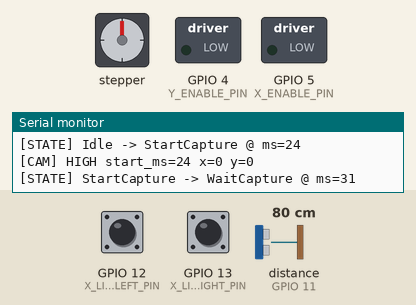
The sketch below on a simulated ESP32-S3. Parts: stepper motor, switched loads named in the sketch (green lamp = pin HIGH), the last lines printed to the serial monitor. Wiring (from diagram.json): ultrasonic range finder: trigger GPIO 10; echo GPIO 11. The test bench sets the inputs (shaded band); at power-on: GPIO 12 (X_LIMIT_LEFT_PIN) HIGH, GPIO 13 (X_LIMIT_RIGHT_PIN) HIGH, distance to the obstacle (sensor on GPIO 11) 80 cm. The echo pulse lasts 58.3 µs per cm; stepper angles assume 200 steps per turn; pins used as bus, display or sensor lines are not drawn.

Above: at 0.1 s.
At 0.8 s:
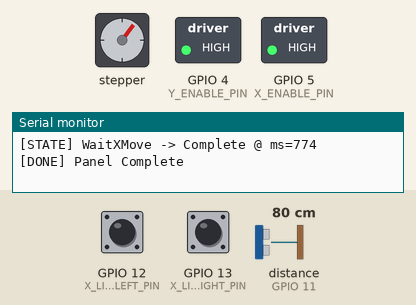
Timing chart, 0 to 2.3 s (numbered marks = the images above):
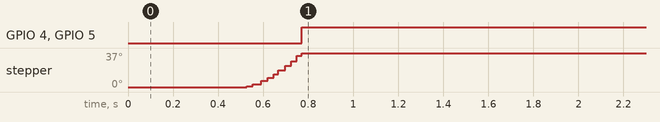

Measured:
- by itself, GPIO 4 (Y_ENABLE_PIN), GPIO 5 (X_ENABLE_PIN): LOW → HIGH at 0.77 s
- by itself, stepper: turns 37° clockwise in 0.24 s

The sketch:

sketch.ino
```cpp
#include <Arduino.h>
#include "robot_controller.h"

void setup() {
  RobotController::begin();
}

void loop() {
  RobotController::update();
}
```

robot_controller.cpp
```cpp
#include "robot_controller.h"

#include <AccelStepper.h>

#include "robot_config.h"

namespace RobotController {

namespace {

enum class AfterCaptureAction : uint8_t {
  MoveX,
  MoveY,
  Complete
};

enum class UltrasonicState : uint8_t {
  Idle,
  TriggerHigh,
  WaitEchoRise,
  WaitEchoFall
};

AccelStepper xStepper(AccelStepper::DRIVER, RobotConfig::X_STEP_PIN,
                      RobotConfig::X_DIR_PIN);
AccelStepper yStepper(AccelStepper::DRIVER, RobotConfig::Y_STEP_PIN,
                      RobotConfig::Y_DIR_PIN);

ScanState currentState = ScanState::Idle;
AfterCaptureAction afterCaptureAction = AfterCaptureAction::MoveX;

bool scanToRight = true;
bool xBoundaryHitDuringMove = false;
bool panelCompleteAnnounced = false;
bool cameraHigh = false;

uint32_t captureStartMs = 0;

UltrasonicState ultrasonicState = UltrasonicState::Idle;
uint32_t ultrasonicLastPollMs = 0;
uint32_t trigHighStartUs = 0;
uint32_t echoWaitStartUs = 0;
uint32_t echoRiseUs = 0;

float lastDistanceCm = -1.0F;
bool panelGapDetected = false;
uint8_t panelGapConsecutiveReadings = 0;

const __FlashStringHelper* stateToText(const ScanState state) {
  switch (state) {
    case ScanState::Idle:
      return F("Idle");
    case ScanState::StartCapture:
      return F("StartCapture");
    case ScanState::WaitCapture:
      return F("WaitCapture");
    case ScanState::WaitXMove:
      return F("WaitXMove");
    case ScanState::WaitYMove:
      return F("WaitYMove");
    case ScanState::Complete:
      return F("Complete");
    case ScanState::Fault:
      return F("Fault");
    default:
      return F("Unknown");
  }
}

void changeState(const ScanState nextState) {
  if (currentState == nextState) {
    return;
  }
  Serial.print(F("[STATE] "));
  Serial.print(stateToText(currentState));
  Serial.print(F(" -> "));
  Serial.print(stateToText(nextState));
  Serial.print(F(" @ ms="));
  Serial.println(millis());
  currentState = nextState;
}

void setMotorEnabled(const bool enabled) {
  const uint8_t signal = RobotConfig::DRIVER_ENABLE_ACTIVE_LOW
                             ? (enabled ? LOW : HIGH)
                             : (enabled ? HIGH : LOW);

  digitalWrite(RobotConfig::X_ENABLE_PIN, signal);
  digitalWrite(RobotConfig::Y_ENABLE_PIN, signal);
}

bool isLeftLimitPressed() {
  const bool rawPressed = digitalRead(RobotConfig::X_LIMIT_LEFT_PIN) == HIGH;
  return RobotConfig::LIMIT_SWITCH_ACTIVE_LOW ? !rawPressed : rawPressed;
}

bool isRightLimitPressed() {
  const bool rawPressed = digitalRead(RobotConfig::X_LIMIT_RIGHT_PIN) == HIGH;
  return RobotConfig::LIMIT_SWITCH_ACTIVE_LOW ? !rawPressed : rawPressed;
}

void stopAndComplete() {
  xStepper.stop();
  yStepper.stop();
  setMotorEnabled(false);

  digitalWrite(RobotConfig::CAMERA_TRIGGER_PIN, LOW);
  cameraHigh = false;

  changeState(ScanState::Complete);

  if (!panelCompleteAnnounced) {
    panelCompleteAnnounced = true;
    Serial.println(F("[DONE] Panel Complete"));
  }
}

void scheduleCapture(const AfterCaptureAction nextAction) {
  afterCaptureAction = nextAction;
  changeState(ScanState::StartCapture);
}

void prepareXMove() {
  if (panelGapDetected) {
    scheduleCapture(AfterCaptureAction::Complete);
    return;
  }

  xBoundaryHitDuringMove = false;

  const long signedStep = scanToRight ? RobotConfig::STEP_DISTANCE_X
                                      : -RobotConfig::STEP_DISTANCE_X;
  const long moveStep = RobotConfig::INVERT_X_DIRECTION ? -signedStep : signedStep;
  const long target = xStepper.currentPosition() + moveStep;

  xStepper.moveTo(target);

  Serial.print(F("[MOVE-X] dir="));
  Serial.print(scanToRight ? F("RIGHT") : F("LEFT"));
  Serial.print(F(" current="));
  Serial.print(xStepper.currentPosition());
  Serial.print(F(" target="));
  Serial.println(target);

  changeState(ScanState::WaitXMove);
}

void prepareYMove() {
  if (panelGapDetected) {
    scheduleCapture(AfterCaptureAction::Complete);
    return;
  }

  const long signedStep = RobotConfig::STEP_DISTANCE_Y;
  const long moveStep = RobotConfig::INVERT_Y_DIRECTION ? -signedStep : signedStep;
  const long target = yStepper.currentPosition() + moveStep;

  yStepper.moveTo(target);

  Serial.print(F("[MOVE-Y] current="));
  Serial.print(yStepper.currentPosition());
  Serial.print(F(" target="));
  Serial.println(target);

  changeState(ScanState::WaitYMove);
}

void updateUltrasonic() {
  const uint32_t nowMs = millis();
  const uint32_t nowUs = micros();

  switch (ultrasonicState) {
    case UltrasonicState::Idle:
      if (nowMs - ultrasonicLastPollMs >= RobotConfig::ULTRASONIC_POLL_INTERVAL_MS) {
        digitalWrite(RobotConfig::ULTRASONIC_TRIG_PIN, HIGH);
        trigHighStartUs = nowUs;
        ultrasonicState = UltrasonicState::TriggerHigh;
      }
      break;

    case UltrasonicState::TriggerHigh:
      if (nowUs - trigHighStartUs >= 10U) {
        digitalWrite(RobotConfig::ULTRASONIC_TRIG_PIN, LOW);
        echoWaitStartUs = nowUs;
        ultrasonicState = UltrasonicState::WaitEchoRise;
      }
      break;

    case UltrasonicState::WaitEchoRise:
      if (digitalRead(RobotConfig::ULTRASONIC_ECHO_PIN) == HIGH) {
        echoRiseUs = nowUs;
        ultrasonicState = UltrasonicState::WaitEchoFall;
      } else if (nowUs - echoWaitStartUs >= RobotConfig::ULTRASONIC_TIMEOUT_US) {
        ultrasonicState = UltrasonicState::Idle;
        ultrasonicLastPollMs = nowMs;
        Serial.println(F("[SENSOR] Ultrasonic timeout waiting for echo rise"));
      }
      break;

    case UltrasonicState::WaitEchoFall:
      if (digitalRead(RobotConfig::ULTRASONIC_ECHO_PIN) == LOW) {
        const uint32_t pulseUs = nowUs - echoRiseUs;
        lastDistanceCm = static_cast<float>(pulseUs) / 58.0F;
        const bool currentGap = lastDistanceCm > RobotConfig::PANEL_GAP_THRESHOLD_CM;

        if (currentGap) {
          if (panelGapConsecutiveReadings < 255U) {
            ++panelGapConsecutiveReadings;
          }
        } else {
          panelGapConsecutiveReadings = 0;
        }

        panelGapDetected = panelGapConsecutiveReadings >= RobotConfig::PANEL_GAP_CONFIRM_READINGS;

        Serial.print(F("[SENSOR] distance_cm="));
        Serial.print(lastDistanceCm, 1);
        Serial.print(F(" threshold="));
        Serial.print(RobotConfig::PANEL_GAP_THRESHOLD_CM, 1);
        Serial.print(F(" consecutive="));
        Serial.print(panelGapConsecutiveReadings);
        Serial.print(F(" gap="));
        Serial.println(panelGapDetected ? F("YES") : F("NO"));

        ultrasonicState = UltrasonicState::Idle;
        ultrasonicLastPollMs = nowMs;
      } else if (nowUs - echoRiseUs >= RobotConfig::ULTRASONIC_TIMEOUT_US) {
        ultrasonicState = UltrasonicState::Idle;
        ultrasonicLastPollMs = nowMs;
        Serial.println(F("[SENSOR] Ultrasonic timeout waiting for echo fall"));
      }
      break;

    default:
      ultrasonicState = UltrasonicState::Idle;
      break;
  }
}

void runStateMachine() {
  switch (currentState) {
    case ScanState::Idle:
      scheduleCapture(AfterCaptureAction::MoveX);
      break;

    case ScanState::StartCapture:
      digitalWrite(RobotConfig::CAMERA_TRIGGER_PIN, HIGH);
      cameraHigh = true;
      captureStartMs = millis();

      Serial.print(F("[CAM] HIGH start_ms="));
      Serial.print(captureStartMs);
      Serial.print(F(" x="));
      Serial.print(xStepper.currentPosition());
      Serial.print(F(" y="));
      Serial.println(yStepper.currentPosition());

      changeState(ScanState::WaitCapture);
      break;

    case ScanState::WaitCapture:
      if (millis() - captureStartMs >= RobotConfig::CAMERA_EXPOSURE_MS) {
        digitalWrite(RobotConfig::CAMERA_TRIGGER_PIN, LOW);
        cameraHigh = false;

        Serial.print(F("[CAM] LOW end_ms="));
        Serial.println(millis());

        switch (afterCaptureAction) {
          case AfterCaptureAction::MoveX:
            prepareXMove();
            break;
          case AfterCaptureAction::MoveY:
            prepareYMove();
            break;
          case AfterCaptureAction::Complete:
            stopAndComplete();
            break;
          default:
            changeState(ScanState::Fault);
            break;
        }
      }
      break;

    case ScanState::WaitXMove: {
      if (scanToRight && isRightLimitPressed()) {
        xBoundaryHitDuringMove = true;
        xStepper.stop();
      } else if (!scanToRight && isLeftLimitPressed()) {
        xBoundaryHitDuringMove = true;
        xStepper.stop();
      }

      if (xStepper.distanceToGo() == 0) {
        if (xBoundaryHitDuringMove) {
          Serial.print(F("[LIMIT] X "));
          Serial.println(scanToRight ? F("RIGHT triggered") : F("LEFT triggered"));

          scheduleCapture(AfterCaptureAction::MoveY);
        } else {
          scheduleCapture(AfterCaptureAction::MoveX);
        }
      }
      break;
    }

    case ScanState::WaitYMove:
      if (yStepper.distanceToGo() == 0) {
        if (panelGapDetected) {
          scheduleCapture(AfterCaptureAction::Complete);
        } else {
          scanToRight = !scanToRight;
          Serial.print(F("[SNAKE] New X direction="));
          Serial.println(scanToRight ? F("RIGHT") : F("LEFT"));
          scheduleCapture(AfterCaptureAction::MoveX);
        }
      }
      break;

    case ScanState::Complete:
      // Hold safe state.
      break;

    case ScanState::Fault:
      setMotorEnabled(false);
      if (cameraHigh) {
        digitalWrite(RobotConfig::CAMERA_TRIGGER_PIN, LOW);
        cameraHigh = false;
      }
      break;

    default:
      changeState(ScanState::Fault);
      break;
  }
}

}  // namespace

void begin() {
  Serial.begin(115200);
  const uint32_t serialStartMs = millis();
  while (!Serial && (millis() - serialStartMs) < RobotConfig::SERIAL_STARTUP_WAIT_MS) {
  }

  pinMode(RobotConfig::X_ENABLE_PIN, OUTPUT);
  pinMode(RobotConfig::Y_ENABLE_PIN, OUTPUT);

  pinMode(RobotConfig::X_LIMIT_LEFT_PIN, INPUT_PULLUP);
  pinMode(RobotConfig::X_LIMIT_RIGHT_PIN, INPUT_PULLUP);

  pinMode(RobotConfig::ULTRASONIC_TRIG_PIN, OUTPUT);
  pinMode(RobotConfig::ULTRASONIC_ECHO_PIN, INPUT);
  digitalWrite(RobotConfig::ULTRASONIC_TRIG_PIN, LOW);

  pinMode(RobotConfig::CAMERA_TRIGGER_PIN, OUTPUT);
  digitalWrite(RobotConfig::CAMERA_TRIGGER_PIN, LOW);

  xStepper.setMaxSpeed(RobotConfig::X_MAX_SPEED_STEPS_PER_SEC);
  xStepper.setAcceleration(RobotConfig::X_ACCEL_STEPS_PER_SEC2);
  yStepper.setMaxSpeed(RobotConfig::Y_MAX_SPEED_STEPS_PER_SEC);
  yStepper.setAcceleration(RobotConfig::Y_ACCEL_STEPS_PER_SEC2);
  xStepper.setMinPulseWidth(20);
  yStepper.setMinPulseWidth(20);

  xStepper.enableOutputs();
  yStepper.enableOutputs();

  xStepper.setCurrentPosition(0);
  yStepper.setCurrentPosition(0);

  setMotorEnabled(true);

  Serial.println(F("============================================"));
  Serial.println(F("Solar Inspection Robot - FSM Start"));
  Serial.println(F("Path: Boustrophedon / Snake"));
  Serial.print(F("STEP_DISTANCE_X="));
  Serial.println(RobotConfig::STEP_DISTANCE_X);
  Serial.print(F("STEP_DISTANCE_Y="));
  Serial.println(RobotConfig::STEP_DISTANCE_Y);
  Serial.print(F("CAMERA_EXPOSURE_MS="));
  Serial.println(RobotConfig::CAMERA_EXPOSURE_MS);
  Serial.print(F("PANEL_GAP_THRESHOLD_CM="));
  Serial.println(RobotConfig::PANEL_GAP_THRESHOLD_CM, 1);
  Serial.print(F("LIMIT_LEFT_PIN="));
  Serial.print(RobotConfig::X_LIMIT_LEFT_PIN);
  Serial.print(F(" pressed="));
  Serial.println(isLeftLimitPressed() ? F("YES") : F("NO"));
  Serial.print(F("LIMIT_RIGHT_PIN="));
  Serial.print(RobotConfig::X_LIMIT_RIGHT_PIN);
  Serial.print(F(" pressed="));
  Serial.println(isRightLimitPressed() ? F("YES") : F("NO"));
  Serial.println(F("============================================"));

  currentState = ScanState::Idle;
  panelCompleteAnnounced = false;
  panelGapDetected = false;
  panelGapConsecutiveReadings = 0;
  scanToRight = true;
}

void update() {
  if (currentState == ScanState::Complete) {
    return;
  }

  xStepper.run();
  yStepper.run();

  updateUltrasonic();

  if (panelGapDetected && currentState != ScanState::Complete) {
    stopAndComplete();
    return;
  }

  runStateMachine();
}

}  // namespace RobotController
```

robot_controller.h
```cpp
#pragma once

#include <Arduino.h>

namespace RobotController {

enum class ScanState : uint8_t {
  Idle,
  StartCapture,
  WaitCapture,
  WaitXMove,
  WaitYMove,
  Complete,
  Fault
};

void begin();
void update();

}  // namespace RobotController
```

robot_config.h
```cpp
#pragma once

#include <Arduino.h>

namespace RobotConfig {

// =========================
// Pin Mapping (ESP32 + Wokwi)
// =========================
constexpr uint8_t X_STEP_PIN = 18;
constexpr uint8_t X_DIR_PIN = 19;
constexpr uint8_t X_ENABLE_PIN = 5;

// Both Y-axis A4988 drivers should share these logical STEP/DIR signals.
constexpr uint8_t Y_STEP_PIN = 16;
constexpr uint8_t Y_DIR_PIN = 17;
constexpr uint8_t Y_ENABLE_PIN = 4;

constexpr uint8_t X_LIMIT_LEFT_PIN = 12;
constexpr uint8_t X_LIMIT_RIGHT_PIN = 13;

constexpr uint8_t ULTRASONIC_TRIG_PIN = 10;
constexpr uint8_t ULTRASONIC_ECHO_PIN = 11;

constexpr uint8_t CAMERA_TRIGGER_PIN = 2;

// =========================
// Electrical Behavior
// =========================
constexpr bool LIMIT_SWITCH_ACTIVE_LOW = true;
constexpr bool DRIVER_ENABLE_ACTIVE_LOW = true;

// Set these to true if a motor moves opposite to expectation.
constexpr bool INVERT_X_DIRECTION = false;
constexpr bool INVERT_Y_DIRECTION = false;

// =========================
// Motion Parameters
// =========================
constexpr long STEP_DISTANCE_X = 230;
constexpr long STEP_DISTANCE_Y = 310;

constexpr float X_MAX_SPEED_STEPS_PER_SEC = 320.0F;
constexpr float X_ACCEL_STEPS_PER_SEC2 = 500.0F;

constexpr float Y_MAX_SPEED_STEPS_PER_SEC = 260.0F;
constexpr float Y_ACCEL_STEPS_PER_SEC2 = 420.0F;

// =========================
// Camera & Sensing
// =========================
constexpr uint32_t CAMERA_EXPOSURE_MS = 500;

// End-of-panel condition: distance larger than threshold means a gap.
constexpr float PANEL_GAP_THRESHOLD_CM = 30.0F;

constexpr uint8_t PANEL_GAP_CONFIRM_READINGS = 3;

// Ultrasonic polling cadence and timeout protection.
constexpr uint32_t ULTRASONIC_POLL_INTERVAL_MS = 250;
constexpr uint32_t ULTRASONIC_TIMEOUT_US = 30000;

// Optional startup wait for Serial monitor attachment.
constexpr uint32_t SERIAL_STARTUP_WAIT_MS = 1500;

}  // namespace RobotConfig
```
